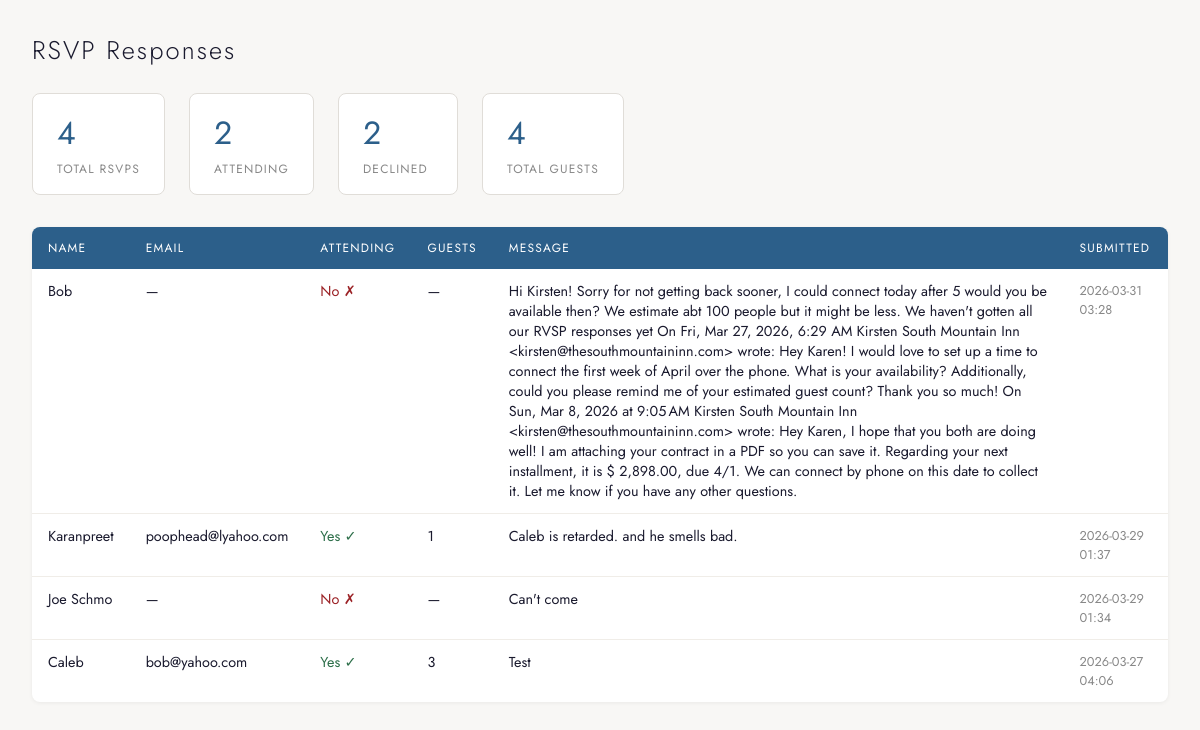
The page /admin/responses on the database as committed earlier.
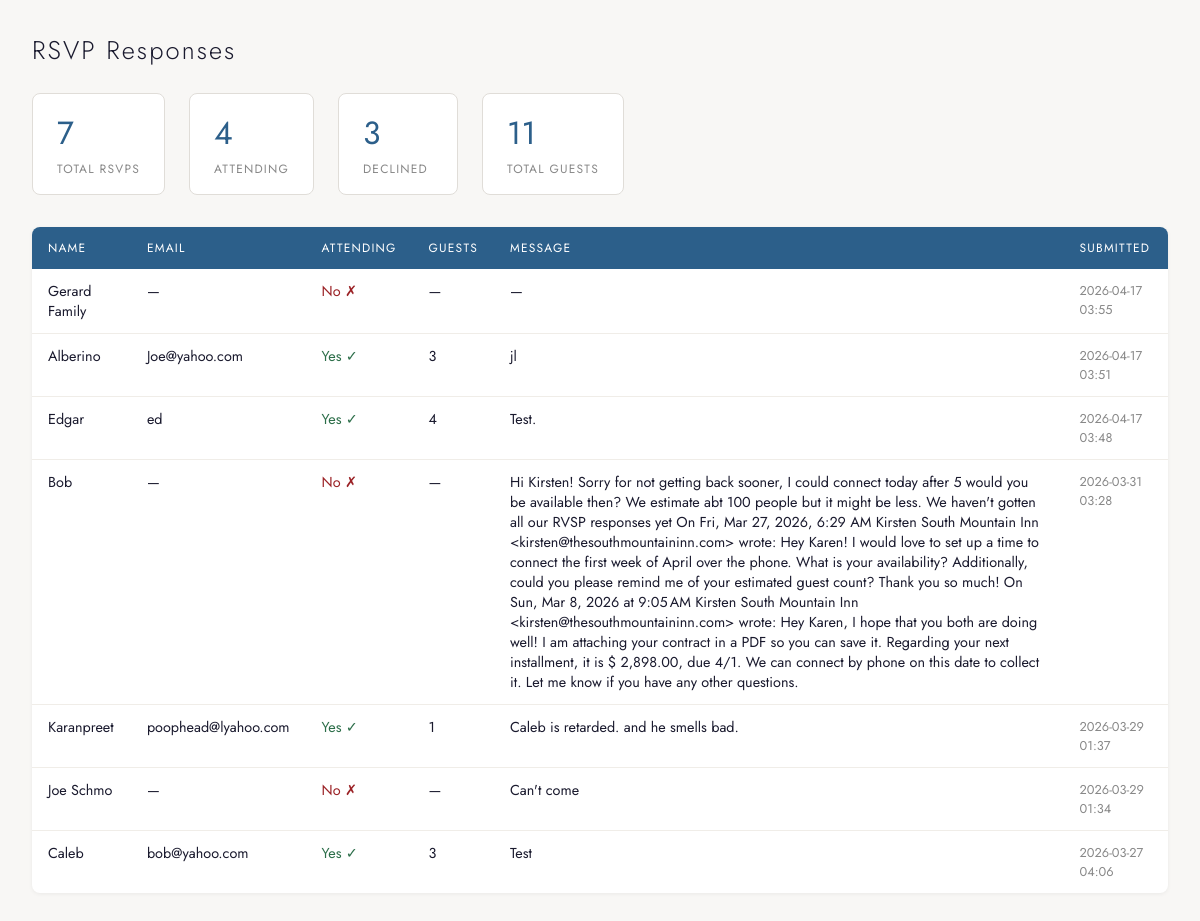
The same page on the database as committed later.
### tables this page shows
CREATE TABLE rsvps (
                id           INTEGER PRIMARY KEY AUTOINCREMENT,
                token        TEXT NOT NULL,
                name         TEXT NOT NULL,
                email        TEXT,
                attending    INTEGER NOT NULL,
                guest_count  INTEGER DEFAULT 1,
                message      TEXT,
                submitted_at TEXT NOT NULL
            );

### app.py (the view)
@app.route("/admin/responses")
def admin_responses():
    with get_db() as conn:
        rows = conn.execute(
            "SELECT * FROM rsvps ORDER BY submitted_at DESC"
        ).fetchall()
    return render_template("admin.html", rows=rows)

### app.py (called while the page is built)
def get_db():
    conn = sqlite3.connect(DB_PATH)
    conn.row_factory = sqlite3.Row
    return conn

### templates/admin.html (shortened to what this page needs)
<!DOCTYPE html>
<html lang="en">
<head>
</head>
<body>
  <h1>RSVP Responses</h1>
  {% set yes_count = rows | selectattr('attending', 'equalto', 1) | list | length %}
  {% set no_count  = rows | selectattr('attending', 'equalto', 0) | list | length %}
  {% set total_guests = rows | selectattr('attending', 'equalto', 1) | sum(attribute='guest_count') %}
  <div class="stats">
    <div class="stat">
      <div class="stat-num">{{ rows | length }}</div>
      <div class="stat-label">Total RSVPs</div>
    </div>
    <div class="stat">
      <div class="stat-num">{{ yes_count }}</div>
      <div class="stat-label">Attending</div>
    </div>
    <div class="stat">
      <div class="stat-num">{{ no_count }}</div>
      <div class="stat-label">Declined</div>
    </div>
    <div class="stat">
      <div class="stat-num">{{ total_guests }}</div>
      <div class="stat-label">Total Guests</div>
    </div>
  </div>
  {% if rows %}
  <table>
    <thead>
      <tr>
        <th>Name</th>
        <th>Email</th>
        <th>Attending</th>
        <th>Guests</th>
        <th>Message</th>
        <th>Submitted</th>
      </tr>
    </thead>
    <tbody>
      {% for row in rows %}
      <tr>
        <td>{{ row.name }}</td>
        <td>{{ row.email or '—' }}</td>
        <td class="{{ 'yes' if row.attending else 'no' }}">
          {{ 'Yes ✓' if row.attending else 'No ✗' }}
        </td>
        <td>{{ row.guest_count if row.attending else '—' }}</td>
        <td>{{ row.message or '—' }}</td>
        <td style="font-size:0.8rem;color:#888">{{ row.submitted_at[:16].replace('T', ' ') }}</td>
      </tr>
      {% endfor %}
    </tbody>
  </table>
  {% else %}
  <div class="empty">No RSVPs yet.</div>
  {% endif %}
</body>
</html>

### templates/admin.html (style rules this page uses)
*, *::before, *::after { box-sizing: border-box; margin: 0; padding: 0; }
body { font-family: 'Jost', sans-serif; background: #f8f7f5; color: #1a1a2e; padding: 2rem; }
h1 { font-size: 1.6rem; font-weight: 300; margin-bottom: 1.5rem; letter-spacing: 0.08em; }
.stats { display: flex; gap: 1.5rem; margin-bottom: 2rem; }
.stat { background: #fff; border: 1px solid #e0ddd8; border-radius: 8px; padding: 1rem 1.5rem; min-width: 120px; }
.stat-num { font-size: 2rem; font-weight: 400; color: #2c5f8a; }
.stat-label { font-size: 0.75rem; letter-spacing: 0.1em; text-transform: uppercase; color: #888; margin-top: 0.25rem; }
table { width: 100%; border-collapse: collapse; background: #fff; border-radius: 8px; overflow: hidden; box-shadow: 0 1px 4px rgba(0,0,0,0.06); }
th { background: #2c5f8a; color: #fff; font-weight: 400; font-size: 0.75rem; letter-spacing: 0.1em; text-transform: uppercase; padding: 0.75rem 1rem; text-align: left; }
td { padding: 0.75rem 1rem; border-bottom: 1px solid #f0ede8; font-size: 0.9rem; vertical-align: top; }
tr:last-child td { border-bottom: none; }
.yes { color: #2c6e49; font-weight: 400; }
.no { color: #9b2226; font-weight: 400; }

Rows that differ between the two databases and show on the page:
added rsvps: name "Gerard Family", email "—", attending "No ✗", attending "—", message "—", submitted_at "2026-04-17 03:55"
added rsvps: name "Alberino", email "Joe@yahoo.com", attending "Yes ✓", attending+guest_count "3", message "jl", submitted_at "2026-04-17 03:51"
added rsvps: name "Edgar", email "ed", attending "Yes ✓", attending+guest_count "4", message "Test.", submitted_at "2026-04-17 03:48"
Other text that changed with them:
{{ rows | length }}: "4" → "7"
{{ yes_count }}: "2" → "4"
{{ no_count }}: "2" → "3"
{{ total_guests }}: "4" → "11"
